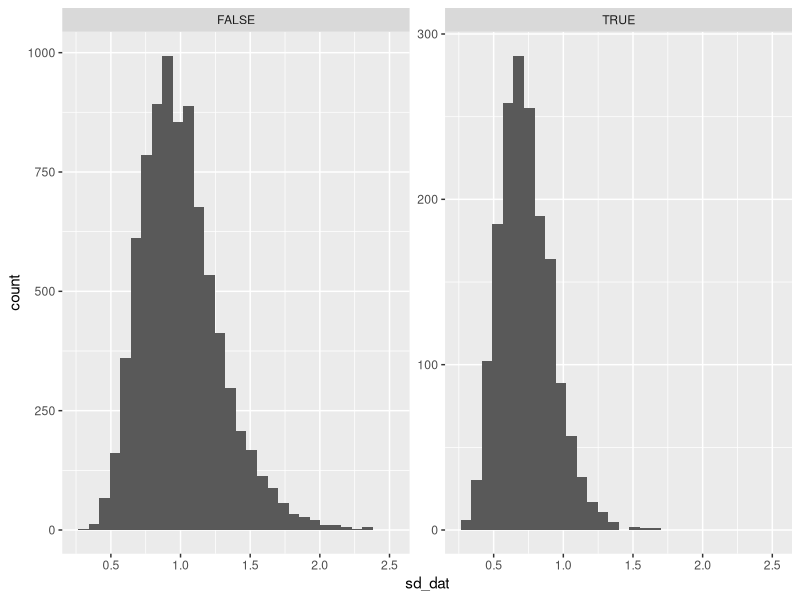

Reproduce this figure in R.
## ---- chunk 1
set.seed(1162018)
dat <- rnorm(20, 1, 2)
a <- t.test(dat)
a
## ---- chunk 2
library(dplyr)
a <- a %>% broom::tidy()
str(a)
## ---- chunk 3
mean(replicate(10000, {
  dat <- rnorm(20, 1, 2)
  a <- t.test(dat) %>% broom::tidy()
  a$conf.low < 1 && a$conf.high > 1
}))
## ---- chunk 4
bb <- mean(replicate(10000, {
  dat <- rexp(20)
  a <- t.test(dat) 
  a$conf.int[1] < 1 && a$conf.int[2] > 1
}))
## ---- chunk 5
bb <- mean(replicate(10000, {
  dat <- rexp(20)
  a <- t.test(dat, conf.level = 0.995) 
  a$conf.int[1] < 1 && a$conf.int[2] > 1
}))
## ---- chunk 6
dat <- rexp(20)
if(shapiro.test(dat)$p.value > .05) {
  a <- t.test(dat, mu = 1)$p.value
} else {
  a <- NA
}
a
## ---- chunk 7
sim_data <- replicate(10000, {
  dat <- rexp(20)
  if(shapiro.test(dat)$p.value > .05) {
    a <- t.test(dat, mu = 1)$p.value
  } else {
    a <- NA
  }
  a
})
bb <- mean(sim_data < .05, na.rm = TRUE)
## ---- chunk 8
mean(is.na(sim_data))
## ---- chunk 9
library(boot)
m <- function(x, y) mean(x[y])
mean(replicate(1000, {
  dat <- rexp(20)
  b <- boot(data = dat, R = 500, statistic = m, sim = "ordinary")
  b <- boot.ci(b, type = "bca")
  a <- ((b$bca[1,4] < 1) && (b$bca[1,5] > 1))
  a
}))
## ---- chunk 10
sim_data <- replicate(1000, {
  dat <- rexp(15)
  if(shapiro.test(dat)$p.value > .2) {
    a <- t.test(dat, mu = 1)$p.value > .05
  } else {
    b <- boot(data = dat, R = 500, statistic = m, sim = "ordinary")
    b <- boot.ci(b, type = "bca")
    a <- ((b$bca[1,4] < 1) && (b$bca[1,5] > 1))
  }
  a
})
mean(sim_data)
## ---- chunk 11
plot_data <- data.frame(mean_dat = numeric(0),
                        sd_dat = numeric(0), 
                        pass_shaprio = logical(0))

for(i in 1:10000) {
  dat <- rexp(20)
  if(shapiro.test(dat)$p.value > .05) {
    plot_data <- rbind(plot_data, list(mean_dat = mean(dat), 
                                       sd_dat = sd(dat),
                                       pass_shapiro = TRUE))
  } else {
    plot_data <- rbind(plot_data, list(mean_dat = mean(dat), 
                                       sd_dat = sd(dat),
                                       pass_shapiro = FALSE))
  }
}
## ---- chunk 12
library(ggplot2)
ggplot(plot_data, aes(x = sd_dat)) +
  geom_histogram() +
  facet_wrap(~pass_shapiro, scales = "free_y")
plot_data %>% 
  group_by(pass_shapiro) %>% 
  summarize(m = mean(mean_dat), s = mean(sd_dat))
